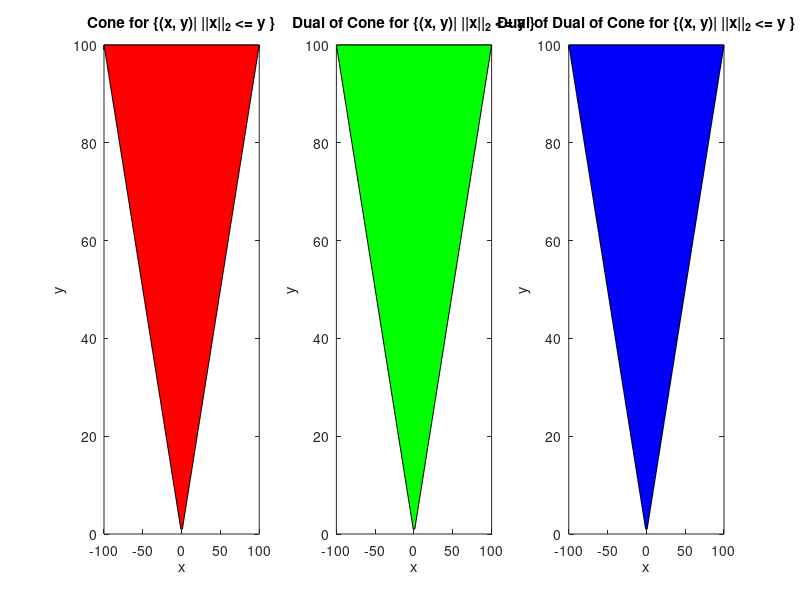

This figure's MATLAB source:
x = linspace(-100,100,100);
y = abs(x);
hold on
subplot(1,3,1);
fill(x,y, 'r');
title('Cone for \{(x, y)| ||x||_2 <= y \}');
xlabel('x');
ylabel('y');
subplot(1,3,2);
fill(x,y, 'g');
title('Dual of Cone for \{(x, y)| ||x||_2 <= y \}');
xlabel('x');
ylabel('y');
subplot(1,3,3);
fill(x,y, 'b');
title('Dual of Dual of Cone for \{(x, y)| ||x||_2 <= y \}');
xlabel('x');
ylabel('y');